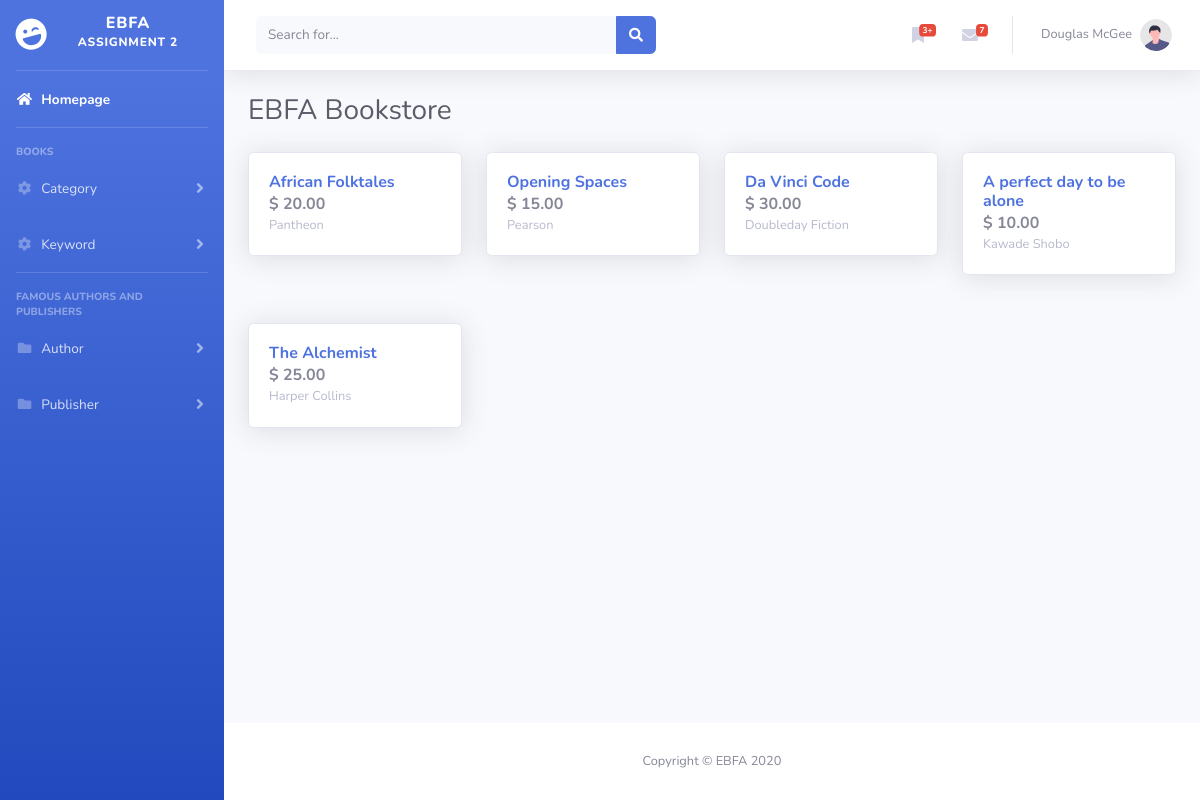
The page / on the database its author committed.
### tables this page shows
CREATE TABLE IF NOT EXISTS `books` (
  `ISBN` INT NOT NULL,
  `Title` varchar(50) NOT NULL,
  `Year` INT NOT NULL,
  `Price` decimal(6,2) NOT NULL,
  `Publisher` varchar(50) NOT NULL,
  `stock_status` enum('OUT_OF_STOCK', 'IN_STOCK') NOT NULL DEFAULT 'OUT_OF_STOCK',
  PRIMARY KEY (`ISBN`)
);

### functions/database_functions.php (called while the page is built, shortened)
<?php
	function getAllBooks($conn){
		$query = "SELECT * FROM books ORDER BY ISBN DESC";
		$result = mysqli_query($conn, $query);
		return $result;
	}
?>

### index.php (the view, shortened to what this page needs)
<!DOCTYPE html>
<html lang="en">
<?php
    require_once "./functions/database_functions.php";
    $conn = db_connect();
    $row = getAllBooks($conn);
    require './template/header.php';
?>
                    <div class="d-sm-flex align-items-center justify-content-between mb-4">
                        <h1 class="h3 mb-0 text-gray-800">EBFA Bookstore</h1>
                    </div>
                    <div class="row">
                        <?php foreach($row as $book) { ?>
                        <div class="col-xl-3 col-md-6 mb-4" type="button">
                            <div class="card shadow mb-4">
                                <div class="card-body">
                                    <a href="book.php?ISBN=<?php echo $book['ISBN']; ?>" class="text-decoration-none">
                                        <h6 class="m-0 font-weight-bold text-primary"><?php echo $book['Title']; ?></h6>
                                    </a>
                                    <p class="m-0 font-weight-bold"> $ <?php echo $book['Price']; ?> </p>
                                    <p class="m-0 small text-gray-500"> <?php echo $book['Publisher']; ?> </p>
                                </div>
                            </div>
                        </div>
                        <?php } ?>
                    </div>
<?php
    require './template/footer.php';
?>

### template/header.php (shortened to what this page needs)
<!DOCTYPE html>
<html lang="en">
<head>
    <link href="bootstrap/vendor/fontawesome-free/css/all.min.css" rel="stylesheet" type="text/css">
    <link href="bootstrap/css/sb-admin-2.min.css" rel="stylesheet">
</head>
<body id="page-top">
    <div id="wrapper">
        <ul class="navbar-nav bg-gradient-primary sidebar sidebar-dark accordion" id="accordionSidebar">
            <a class="sidebar-brand d-flex align-items-center justify-content-center" href="index.php">
                <div class="sidebar-brand-icon rotate-n-15">
                    <i class="fas fa-laugh-wink"></i>
                </div>
                <div class="sidebar-brand-text mx-3">EBFA <sup>Assignment 2</sup></div>
            </a>
            <hr class="sidebar-divider my-0">
            <li class="nav-item active">
                <a class="nav-link" href="index.php">
                    <i class="fas fa-fw fa-home"></i>
                    <span>Homepage</span></a>
            </li>
            <hr class="sidebar-divider">
            <div class="sidebar-heading">
                Books
            </div>
            <li class="nav-item">
                <a class="nav-link collapsed" href="#" data-toggle="collapse" data-target="#collapseCategory"
                    aria-expanded="true" aria-controls="collapseTwo">
                    <i class="fas fa-fw fa-cog"></i>
                    <span>Category</span>
                </a>
            </li>
            <li class="nav-item">
                <a class="nav-link collapsed" href="#" data-toggle="collapse" data-target="#collapseKeyword"
                    aria-expanded="true" aria-controls="collapseTwo">
                    <i class="fas fa-fw fa-cog"></i>
                    <span>Keyword</span>
                </a>
            </li>
            <hr class="sidebar-divider">
            <div class="sidebar-heading">
                Famous authors and publishers
            </div>
            <li class="nav-item">
                <a class="nav-link collapsed" href="#" data-toggle="collapse" data-target="#collapseAuthor"
                    aria-expanded="true" aria-controls="collapsePages">
                    <i class="fas fa-fw fa-folder"></i>
                    <span>Author</span>
                </a>
            </li>
            <li class="nav-item">
                <a class="nav-link collapsed" href="#" data-toggle="collapse" data-target="#collapsePublisher"
                    aria-expanded="true" aria-controls="collapsePages">
                    <i class="fas fa-fw fa-folder"></i>
                    <span>Publisher</span>
                </a>
            </li>
        </ul>
        <div id="content-wrapper" class="d-flex flex-column">
            <div id="content">
                <nav class="navbar navbar-expand navbar-light bg-white topbar mb-4 static-top shadow">
                    <form
                        class="d-none d-sm-inline-block form-inline mr-auto ml-md-3 my-2 my-md-0 mw-100 navbar-search">
                        <div class="input-group">
                            <input type="text" class="form-control bg-light border-0 small" placeholder="Search for..."
                                aria-label="Search" aria-describedby="basic-addon2">
                            <div class="input-group-append">
                                <button class="btn btn-primary" type="button">
                                    <i class="fas fa-search fa-sm"></i>
                                </button>
                            </div>
                        </div>
                    </form>
                    <ul class="navbar-nav ml-auto">
                        <li class="nav-item no-arrow mx-1">
                            <a class="nav-link" href="cart.php" role="button"
                                data-toggle="dropdown" aria-haspopup="true" aria-expanded="false">
                                <i class="fas fa-bookmark fa-fw"></i>
                                <span class="badge badge-danger badge-counter">3+</span>
                            </a>
                        </li>
                        <li class="nav-item dropdown no-arrow mx-1">
                            <a class="nav-link dropdown-toggle" href="#" id="messagesDropdown" role="button"
                                data-toggle="dropdown" aria-haspopup="true" aria-expanded="false">
                                <i class="fas fa-envelope fa-fw"></i>
                                <span class="badge badge-danger badge-counter">7</span>
                            </a>
                        </li>
                        <li class="nav-item dropdown no-arrow">
                            <a class="nav-link dropdown-toggle" href="#" id="userDropdown" role="button"
                                data-toggle="dropdown" aria-haspopup="true" aria-expanded="false">
                                <span class="mr-2 d-none d-lg-inline text-gray-600 small">Douglas McGee</span>
                                <img class="img-profile rounded-circle"
                                    src="bootstrap/img/undraw_profile.svg">
                            </a>
                        </li>
                    </ul>
                </nav>
                <div class="container-fluid">

### template/footer.php (shortened to what this page needs)
</div>
            </div>
            <footer class="sticky-footer bg-white">
                <div class="container my-auto">
                    <div class="copyright text-center my-auto">
                        <span>Copyright &copy; EBFA 2020</span>
                    </div>
                </div>
            </footer>
        </div>
    </div>
</body>
</html>

### rows shown on the page
books: Title "African Folktales", Price "20.00", Publisher "Pantheon"
books: Title "Opening Spaces", Price "15.00", Publisher "Pearson"
books: Title "Da Vinci Code", Price "30.00", Publisher "Doubleday Fiction"
books: Title "A perfect day to be alone", Price "10.00", Publisher "Kawade Shobo"
books: Title "The Alchemist", Price "25.00", Publisher "Harper Collins"
